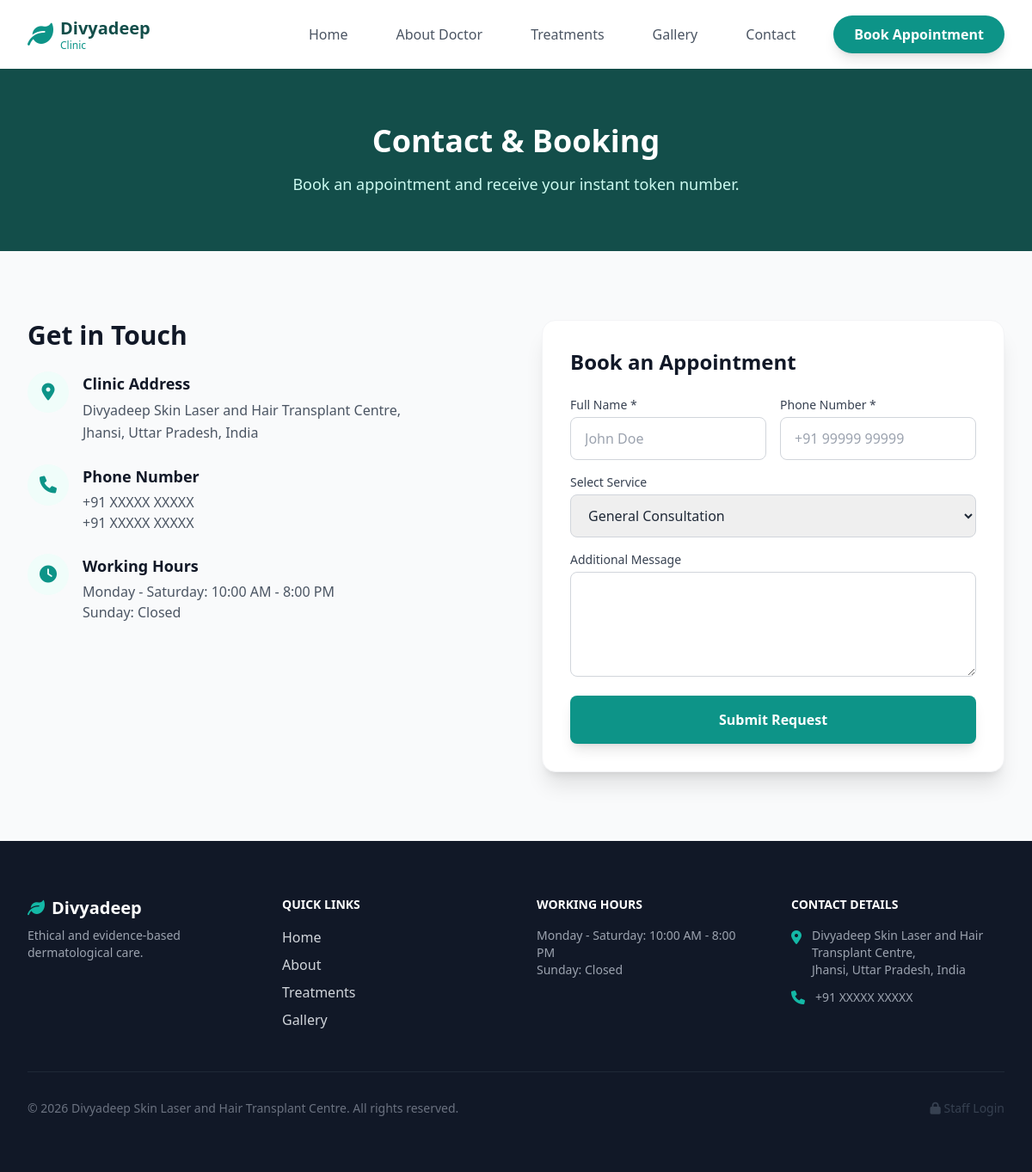
The app's page /contact with its own data.
### tables this page shows
CREATE TABLE settings (
    id INTEGER PRIMARY KEY AUTOINCREMENT,
    key_name TEXT UNIQUE NOT NULL,
    value_text TEXT NOT NULL
);

### app.py (the view)
@app.route('/contact')
def contact():
    return render_template('contact.html')

### app.py (called while the page is built)
def get_db_connection():
    conn = sqlite3.connect(os.path.join(basedir, 'database.db'))
    conn.row_factory = sqlite3.Row
    return conn

def get_settings():
    conn = get_db_connection()
    settings = conn.execute('SELECT * FROM settings').fetchall()
    conn.close()
    return {s['key_name']: s['value_text'] for s in settings}

@app.context_processor
def inject_settings():
    return dict(settings=get_settings())

### templates/contact.html (shortened to what this page needs)
{% extends 'base.html' %}
{% block content %}
<div class="bg-brand-900 py-16 text-center">
    <h1 class="text-4xl font-extrabold text-white mb-4">Contact & Booking</h1>
    <p class="text-brand-100 text-lg max-w-2xl mx-auto">Book an appointment and receive your instant token number.</p>
</div>
<section class="py-20">
    <div class="max-w-7xl mx-auto px-4 sm:px-6 lg:px-8">
        <div class="flex flex-col lg:flex-row gap-16">
            <div class="w-full lg:w-1/2">
                <h2 class="text-3xl font-extrabold text-gray-900 mb-6">Get in Touch</h2>
                <div class="space-y-6">
                    <div class="flex items-start">
                        <div class="w-12 h-12 bg-brand-50 text-brand-600 rounded-full flex items-center justify-center text-xl mr-4 shrink-0"><i class="fa-solid fa-location-dot"></i></div>
                        <div>
                            <h4 class="font-bold text-gray-900 text-lg">Clinic Address</h4>
                            <p class="text-gray-600 mt-1 leading-relaxed">{{ settings.get('address', '') | safe }}</p>
                        </div>
                    </div>
                    <div class="flex items-start">
                        <div class="w-12 h-12 bg-brand-50 text-brand-600 rounded-full flex items-center justify-center text-xl mr-4 shrink-0"><i class="fa-solid fa-phone"></i></div>
                        <div>
                            <h4 class="font-bold text-gray-900 text-lg">Phone Number</h4>
                            <p class="text-gray-600 mt-1">{{ settings.get('phone', '') }}</p>
                            <p class="text-gray-600">{{ settings.get('reception_phone', '') }}</p>
                        </div>
                    </div>
                    <div class="flex items-start">
                        <div class="w-12 h-12 bg-brand-50 text-brand-600 rounded-full flex items-center justify-center text-xl mr-4 shrink-0"><i class="fa-solid fa-clock"></i></div>
                        <div>
                            <h4 class="font-bold text-gray-900 text-lg">Working Hours</h4>
                            <p class="text-gray-600 mt-1">{{ settings.get('working_hours', '') | safe }}</p>
                        </div>
                    </div>
                </div>
            </div>
            <div class="w-full lg:w-1/2 bg-white p-8 rounded-2xl shadow-xl border border-gray-100">
                <h3 class="text-2xl font-bold text-gray-900 mb-6">Book an Appointment</h3>
                <form class="space-y-4" action="{{ url_for('book_appointment') }}" method="POST">
                    <div class="grid grid-cols-1 md:grid-cols-2 gap-4">
                        <div>
                            <label class="block text-sm font-medium text-gray-700 mb-1">Full Name *</label>
                            <input type="text" name="name" required class="w-full px-4 py-3 rounded-lg border border-gray-300 focus:ring-brand-500 focus:border-brand-500" placeholder="John Doe">
                        </div>
                        <div>
                            <label class="block text-sm font-medium text-gray-700 mb-1">Phone Number *</label>
                            <input type="tel" name="phone" required class="w-full px-4 py-3 rounded-lg border border-gray-300 focus:ring-brand-500 focus:border-brand-500" placeholder="+91 99999 99999">
                        </div>
                    </div>
                    <div>
                        <label class="block text-sm font-medium text-gray-700 mb-1">Select Service</label>
                        <select name="service" class="w-full px-4 py-3 rounded-lg border border-gray-300 focus:ring-brand-500 focus:border-brand-500">
                            <option>General Consultation</option>
                        </select>
                    </div>
                    <div>
                        <label class="block text-sm font-medium text-gray-700 mb-1">Additional Message</label>
                        <textarea name="message" rows="4" class="w-full px-4 py-3 rounded-lg border border-gray-300 focus:ring-brand-500 focus:border-brand-500"></textarea>
                    </div>
                    <button type="submit" class="w-full bg-brand-600 text-white font-bold py-4 rounded-lg hover:bg-brand-700 shadow-lg">Submit Request</button>
                </form>
            </div>
        </div>
    </div>
</section>
{% endblock %}

### templates/base.html (shortened to what this page needs)
<!DOCTYPE html>
<html lang="en">
<head>
    <script src="https://cdn.tailwindcss.com"></script>
    <link href="https://cdnjs.cloudflare.com/ajax/libs/font-awesome/6.0.0/css/all.min.css" rel="stylesheet">
</head>
<body class="font-sans antialiased text-gray-800 bg-gray-50 flex flex-col min-h-screen">
    <nav class="bg-white shadow-sm sticky top-0 z-50">
        <div class="max-w-7xl mx-auto px-4 sm:px-6 lg:px-8">
            <div class="flex justify-between h-20">
                <div class="flex items-center">
                    <a href="{{ url_for('index') }}" class="flex-shrink-0 flex items-center">
                        <i class="fa-solid fa-leaf text-brand-600 text-3xl mr-2"></i>
                        <div>
                            <h1 class="font-bold text-xl text-brand-900 leading-tight">Divyadeep</h1>
                            <p class="text-xs text-brand-600 font-medium">Clinic</p>
                        </div>
                    </a>
                </div>
                <div class="hidden md:ml-6 md:flex md:items-center md:space-x-8">
                    <a href="{{ url_for('index') }}" class="text-gray-600 hover:text-brand-600 font-medium px-3 py-2 transition-colors">Home</a>
                    <a href="{{ url_for('about') }}" class="text-gray-600 hover:text-brand-600 font-medium px-3 py-2 transition-colors">About Doctor</a>
                    <a href="{{ url_for('treatments') }}" class="text-gray-600 hover:text-brand-600 font-medium px-3 py-2 transition-colors">Treatments</a>
                    <a href="{{ url_for('gallery') }}" class="text-gray-600 hover:text-brand-600 font-medium px-3 py-2 transition-colors">Gallery</a>
                    <a href="{{ url_for('contact') }}" class="text-gray-600 hover:text-brand-600 font-medium px-3 py-2 transition-colors">Contact</a>
                    <a href="{{ url_for('contact') }}" class="ml-4 bg-brand-600 text-white px-6 py-2.5 rounded-full font-semibold hover:bg-brand-700 shadow-lg transition-all">Book Appointment</a>
                </div>
            </div>
        </div>
    </nav>
    <main class="flex-grow">
        {% block content %}{% endblock %}
    </main>
    <footer class="bg-gray-900 text-gray-300 py-16 mt-auto">
        <div class="max-w-7xl mx-auto px-4 sm:px-6 lg:px-8">
            <div class="grid grid-cols-1 md:grid-cols-4 gap-12">
                <div>
                    <h2 class="font-bold text-xl text-white mb-2"><i class="fa-solid fa-leaf text-brand-500 mr-2"></i>Divyadeep</h2>
                    <p class="text-sm text-gray-400 mb-6">Ethical and evidence-based dermatological care.</p>
                </div>
                <div>
                    <h3 class="text-white font-bold mb-4 uppercase text-sm">Quick Links</h3>
                    <ul class="space-y-2">
                        <li><a href="{{ url_for('index') }}" class="hover:text-brand-400">Home</a></li>
                        <li><a href="{{ url_for('about') }}" class="hover:text-brand-400">About</a></li>
                        <li><a href="{{ url_for('treatments') }}" class="hover:text-brand-400">Treatments</a></li>
                        <li><a href="{{ url_for('gallery') }}" class="hover:text-brand-400">Gallery</a></li>
                    </ul>
                </div>
                <div>
                    <h3 class="text-white font-bold mb-4 uppercase text-sm">Working Hours</h3>
                    <div class="text-sm text-gray-400">
                        {{ settings.get('working_hours', '') | safe }}
                    </div>
                </div>
                <div>
                    <h3 class="text-white font-bold mb-4 uppercase text-sm">Contact Details</h3>
                    <ul class="space-y-3">
                        <li class="flex items-start">
                            <i class="fa-solid fa-location-dot mt-1 text-brand-500 mr-3"></i>
                            <span class="text-sm text-gray-400">{{ settings.get('address', '') | safe }}</span>
                        </li>
                        <li class="flex items-center">
                            <i class="fa-solid fa-phone text-brand-500 mr-3"></i>
                            <span class="text-sm text-gray-400">{{ settings.get('phone', '') }}</span>
                        </li>
                    </ul>
                </div>
            </div>
            <div class="border-t border-gray-800 mt-12 pt-8 text-center text-sm text-gray-500 flex justify-between items-center">
                <p>&copy; 2026 {{ settings.get('clinic_name', '') }}. All rights reserved.</p>
                <a href="{{ url_for('admin_login') }}" class="text-gray-700 hover:text-brand-500"><i class="fa-solid fa-lock"></i> Staff Login</a>
            </div>
        </div>
    </footer>
</body>
</html>

### templates/base.html (style rules this page uses)
html { scroll-behavior: smooth; }

### records on screen
settings: get "Divyadeep Skin Laser and Hair Transplant Centre, Jhansi, Uttar Pradesh, India"
settings: get "+91 XXXXX XXXXX"
settings: get "+91 XXXXX XXXXX"
settings: get "Monday - Saturday: 10:00 AM - 8:00 PM Sunday: Closed"
settings: get "Divyadeep Skin Laser and Hair Transplant Centre"
